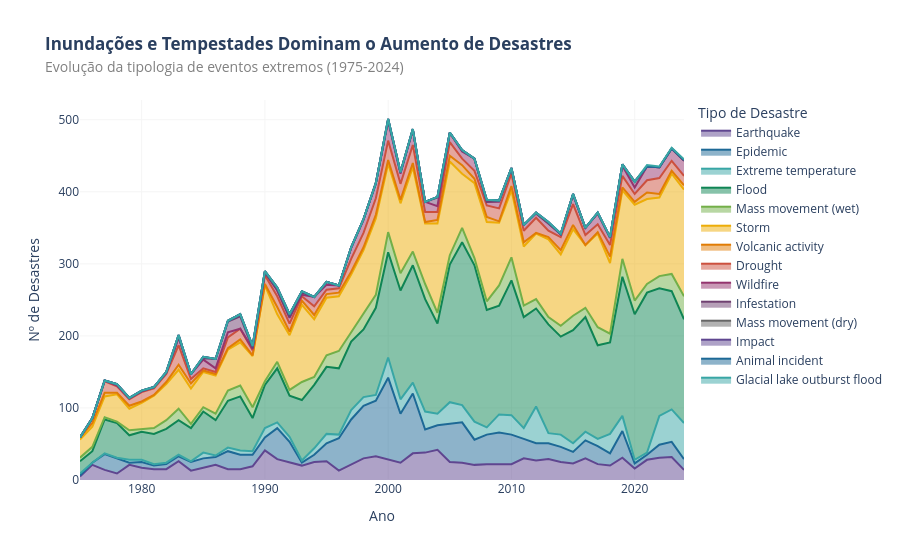

The notebook cell this image was saved under:
### Markdown cell above
### 2: A Impressão Digital das Alterações Climáticas

Nesta análise, dividimos os desastres por tipo. A hipótese é que o aumento observado é impulsionado quase exclusivamente por eventos **meteorológicos, hidrológicos e climatológicos** (como inundações e tempestades), enquanto eventos **geofísicos** (terramotos), que não dependem do clima, permanecem estáveis ao longo dos 50 anos.

Princípios aplicados:
* **Gráfico de Áreas Empilhadas:** Ideal para mostrar como a composição de um "todo" muda ao longo do tempo.
* **Cores Categóricas:** Utilizamos uma paleta distinta para cada tipo de desastre.

### Code cell
# 1. Preparar os dados: Contar por Ano e por Tipo de Desastre
# Filtramos apenas o essencial para evitar ruído visual (Data-Ink Ratio)
df_composition = df_emdat[(df_emdat['Start Year'] >= 1975) & (df_emdat['Start Year'] <= 2024)]
df_composition = df_composition.groupby(['Start Year', 'Disaster Type']).size().reset_index(name='Count')

# 2. Criar o Gráfico de Áreas Empilhadas (Stacked Area Chart)
fig = px.area(
    df_composition, 
    x="Start Year", 
    y="Count", 
    color="Disaster Type",
    title="<b>Inundações e Tempestades Dominam o Aumento de Desastres</b><br><span style='font-size:14px; color:gray'>Evolução da tipologia de eventos extremos (1975-2024)</span>",
    labels={'Start Year': 'Ano', 'Count': 'Nº de Desastres', 'Disaster Type': 'Tipo'},
    color_discrete_sequence=px.colors.qualitative.Prism # Paleta categórica clara
)

# 3. Estilização Editorial
fig.update_layout(
    plot_bgcolor='white',
    hovermode='x unified',
    xaxis=dict(showgrid=True, gridcolor='whitesmoke'),
    yaxis=dict(showgrid=True, gridcolor='whitesmoke'),
    legend_title="Tipo de Desastre"
)

fig.show()

### Figure 1 — Plotly figure (JSON) as saved in the notebook; plotly's stock layout.template omitted (floating-point values rounded to 4 significant figures)
{"data": [{"fillpattern": {"shape": ""}, "hovertemplate": "Tipo=Earthquake<br>Ano=%{x}<br>Nº de Desastres=%{y}<extra></extra>", "legendgroup": "Earthquake", "line": {"color": "rgb(95, 70, 144)"}, "marker": {"symbol": "circle"}, "mode": "lines", "name": "Earthquake", "orientation": "v", "showlegend": true, "stackgroup": "1", "type": "scatter", "x": [1975, 1976, 1977, 1978, 1979, 1980, 1981, 1982, 1983, 1984, 1985, 1986, 1987, 1988, 1989, 1990, 1991, 1992, 1993, 1994, 1995, 1996, 1997, 1998, 1999, 2000, 2001, 2002, 2003, 2004, 2005, 2006, 2007, 2008, 2009, 2010, 2011, 2012, 2013, 2014, 2015, 2016, 2017, 2018, 2019, 2020, 2021, 2022, 2023, 2024], "xaxis": "x", "y": [5, 21, 14, 9, 21, 17, 15, 15, 26, 13, 17, 21, 15, 15, 19, 41, 29, 25, 20, 25, 26, 13, 22, 30, 33, 29, 24, 37, 38, 42, 25, 24, 21, 22, 22, 22, 30, 27, 29, 25, 23, 30, 22, 20, 31, 16, 28, 31, 32, 14], "yaxis": "y"}, {"fillpattern": {"shape": ""}, "hovertemplate": "Tipo=Epidemic<br>Ano=%{x}<br>Nº de Desastres=%{y}<extra></extra>", "legendgroup": "Epidemic", "line": {"color": "rgb(29, 105, 150)"}, "marker": {"symbol": "circle"}, "mode": "lines", "name": "Epidemic", "orientation": "v", "showlegend": true, "stackgroup": "1", "type": "scatter", "x": [1975, 1976, 1977, 1978, 1979, 1980, 1981, 1982, 1983, 1984, 1985, 1986, 1987, 1988, 1989, 1990, 1991, 1992, 1993, 1994, 1995, 1996, 1997, 1998, 1999, 2000, 2001, 2002, 2003, 2004, 2005, 2006, 2007, 2008, 2009, 2010, 2011, 2012, 2013, 2014, 2015, 2016, 2017, 2018, 2019, 2020, 2021, 2022, 2023, 2024], "xaxis": "x", "y": [1, 3, 22, 21, 3, 8, 5, 7, 7, 12, 13, 11, 25, 20, 16, 18, 43, 28, 4, 10, 25, 45, 62, 73, 77, 113, 68, 83, 32, 34, 53, 56, 35, 41, 44, 41, 27, 24, 22, 21, 16, 25, 25, 17, 37, 7, 7, 18, 21, 15], "yaxis": "y"}, {"fillpattern": {"shape": ""}, "hovertemplate": "Tipo=Extreme temperature<br>Ano=%{x}<br>Nº de Desastres=%{y}<extra></extra>", "legendgroup": "Extreme temperature", "line": {"color": "rgb(56, 166, 165)"}, "marker": {"symbol": "circle"}, "mode": "lines", "name": "Extreme temperature", "orientation": "v", "showlegend": true, "stackgroup": "1", "type": "scatter", "x": [1975, 1977, 1978, 1979, 1980, 1981, 1982, 1983, 1984, 1985, 1986, 1987, 1988, 1989, 1990, 1991, 1992, 1993, 1994, 1995, 1996, 1997, 1998, 1999, 2000, 2001, 2002, 2003, 2004, 2005, 2006, 2007, 2008, 2009, 2010, 2011, 2012, 2013, 2014, 2015, 2016, 2017, 2018, 2019, 2020, 2021, 2022, 2023, 2024], "xaxis": "x", "y": [3, 1, 1, 4, 3, 2, 2, 2, 1, 8, 2, 5, 6, 5, 13, 8, 7, 3, 9, 13, 5, 13, 12, 8, 28, 20, 15, 25, 16, 30, 24, 25, 10, 25, 27, 15, 51, 14, 17, 12, 12, 10, 27, 21, 5, 3, 40, 45, 50], "yaxis": "y"}, {"fillpattern": {"shape": ""}, "hovertemplate": "Tipo=Flood<br>Ano=%{x}<br>Nº de Desastres=%{y}<extra></extra>", "legendgroup": "Flood", "line": {"color": "rgb(15, 133, 84)"}, "marker": {"symbol": "circle"}, "mode": "lines", "name": "Flood", "orientation": "v", "showlegend": true, "stackgroup": "1", "type": "scatter", "x": [1975, 1976, 1977, 1978, 1979, 1980, 1981, 1982, 1983, 1984, 1985, 1986, 1987, 1988, 1989, 1990, 1991, 1992, 1993, 1994, 1995, 1996, 1997, 1998, 1999, 2000, 2001, 2002, 2003, 2004, 2005, 2006, 2007, 2008, 2009, 2010, 2011, 2012, 2013, 2014, 2015, 2016, 2017, 2018, 2019, 2020, 2021, 2022, 2023, 2024], "xaxis": "x", "y": [17, 16, 47, 48, 34, 39, 42, 47, 48, 46, 57, 49, 65, 75, 46, 60, 75, 57, 84, 88, 93, 92, 95, 94, 121, 146, 151, 163, 156, 125, 191, 226, 217, 163, 151, 187, 154, 136, 151, 136, 157, 159, 130, 127, 193, 202, 222, 177, 164, 144], "yaxis": "y"}, {"fillpattern": {"shape": ""}, "hovertemplate": "Tipo=Mass movement (wet)<br>Ano=%{x}<br>Nº de Desastres=%{y}<extra></extra>", "legendgroup": "Mass movement (wet)", "line": {"color": "rgb(115, 175, 72)"}, "marker": {"symbol": "circle"}, "mode": "lines", "name": "Mass movement (wet)", "orientation": "v", "showlegend": true, "stackgroup": "1", "type": "scatter", "x": [1975, 1976, 1977, 1978, 1979, 1980, 1981, 1982, 1983, 1984, 1985, 1986, 1987, 1988, 1989, 1990, 1991, 1992, 1993, 1994, 1995, 1996, 1997, 1998, 1999, 2000, 2001, 2002, 2003, 2004, 2005, 2006, 2007, 2008, 2009, 2010, 2011, 2012, 2013, 2014, 2015, 2016, 2017, 2018, 2019, 2020, 2021, 2022, 2023, 2024], "xaxis": "x", "y": [5, 6, 3, 2, 7, 4, 8, 12, 16, 6, 6, 9, 14, 15, 15, 5, 9, 8, 25, 11, 16, 24, 13, 22, 18, 28, 24, 19, 21, 15, 13, 20, 10, 12, 28, 32, 16, 13, 10, 15, 20, 13, 25, 12, 25, 19, 12, 17, 24, 32], "yaxis": "y"}, {"fillpattern": {"shape": ""}, "hovertemplate": "Tipo=Storm<br>Ano=%{x}<br>Nº de Desastres=%{y}<extra></extra>", "legendgroup": "Storm", "line": {"color": "rgb(237, 173, 8)"}, "marker": {"symbol": "circle"}, "mode": "lines", "name": "Storm", "orientation": "v", "showlegend": true, "stackgroup": "1", "type": "scatter", "x": [1975, 1976, 1977, 1978, 1979, 1980, 1981, 1982, 1983, 1984, 1985, 1986, 1987, 1988, 1989, 1990, 1991, 1992, 1993, 1994, 1995, 1996, 1997, 1998, 1999, 2000, 2001, 2002, 2003, 2004, 2005, 2006, 2007, 2008, 2009, 2010, 2011, 2012, 2013, 2014, 2015, 2016, 2017, 2018, 2019, 2020, 2021, 2022, 2023, 2024], "xaxis": "x", "y": [25, 28, 29, 38, 30, 36, 45, 50, 54, 49, 49, 53, 57, 60, 71, 133, 66, 76, 107, 80, 80, 76, 80, 88, 106, 95, 97, 117, 84, 124, 130, 75, 104, 110, 87, 93, 82, 91, 108, 99, 120, 87, 130, 98, 95, 133, 118, 109, 139, 148], "yaxis": "y"}, {"fillpattern": {"shape": ""}, "hovertemplate": "Tipo=Volcanic activity<br>Ano=%{x}<br>Nº de Desastres=%{y}<extra></extra>", "legendgroup": "Volcanic activity", "line": {"color": "rgb(225, 124, 5)"}, "marker": {"symbol": "circle"}, "mode": "lines", "name": "Volcanic activity", "orientation": "v", "showlegend": true, "stackgroup": "1", "type": "scatter", "x": [1975, 1976, 1977, 1978, 1979, 1980, 1981, 1982, 1983, 1984, 1985, 1986, 1987, 1988, 1989, 1990, 1991, 1992, 1993, 1994, 1995, 1996, 1997, 1998, 1999, 2000, 2001, 2002, 2003, 2004, 2005, 2006, 2007, 2008, 2009, 2010, 2011, 2012, 2013, 2014, 2015, 2017, 2018, 2019, 2020, 2021, 2022, 2023, 2024], "xaxis": "x", "y": [3, 5, 5, 2, 4, 2, 1, 3, 7, 7, 2, 2, 2, 4, 1, 2, 10, 5, 6, 6, 5, 5, 4, 4, 5, 5, 5, 6, 2, 5, 8, 12, 6, 7, 2, 6, 6, 1, 3, 6, 6, 2, 9, 4, 4, 9, 5, 4, 6], "yaxis": "y"}, {"fillpattern": {"shape": ""}, "hovertemplate": "Tipo=Drought<br>Ano=%{x}<br>Nº de Desastres=%{y}<extra></extra>", "legendgroup": "Drought", "line": {"color": "rgb(204, 80, 62)"}, "marker": {"symbol": "circle"}, "mode": "lines", "name": "Drought", "orientation": "v", "showlegend": true, "stackgroup": "1", "type": "scatter", "x": [1976, 1977, 1978, 1979, 1980, 1981, 1982, 1983, 1984, 1985, 1986, 1987, 1988, 1989, 1990, 1991, 1992, 1993, 1994, 1995, 1996, 1997, 1998, 1999, 2000, 2001, 2002, 2003, 2004, 2005, 2006, 2007, 2008, 2009, 2010, 2011, 2012, 2013, 2014, 2015, 2016, 2017, 2018, 2019, 2020, 2021, 2022, 2023, 2024], "xaxis": "x", "y": [6, 16, 9, 9, 13, 9, 11, 27, 6, 3, 3, 15, 15, 7, 12, 15, 11, 6, 12, 6, 6, 18, 20, 23, 27, 22, 25, 14, 11, 19, 9, 11, 16, 18, 17, 16, 21, 9, 18, 29, 14, 11, 16, 16, 11, 17, 22, 14, 13], "yaxis": "y"}, {"fillpattern": {"shape": ""}, "hovertemplate": "Tipo=Wildfire<br>Ano=%{x}<br>Nº de Desastres=%{y}<extra></extra>", "legendgroup": "Wildfire", "line": {"color": "rgb(148, 52, 110)"}, "marker": {"symbol": "circle"}, "mode": "lines", "name": "Wildfire", "orientation": "v", "showlegend": true, "stackgroup": "1", "type": "scatter", "x": [1976, 1977, 1978, 1979, 1980, 1981, 1982, 1983, 1984, 1985, 1986, 1987, 1989, 1990, 1991, 1992, 1993, 1994, 1995, 1996, 1997, 1998, 1999, 2000, 2001, 2002, 2003, 2004, 2005, 2006, 2007, 2008, 2009, 2010, 2011, 2012, 2013, 2014, 2015, 2016, 2017, 2018, 2019, 2020, 2021, 2022, 2023, 2024], "xaxis": "x", "y": [1, 1, 1, 1, 1, 2, 2, 11, 7, 12, 5, 7, 2, 4, 8, 8, 2, 13, 7, 4, 15, 18, 21, 27, 14, 21, 14, 8, 13, 10, 17, 5, 9, 7, 8, 6, 10, 4, 13, 10, 15, 10, 14, 9, 19, 15, 17, 21], "yaxis": "y"}, {"fillpattern": {"shape": ""}, "hovertemplate": "Tipo=Infestation<br>Ano=%{x}<br>Nº de Desastres=%{y}<extra></extra>", "legendgroup": "Infestation", "line": {"color": "rgb(111, 64, 112)"}, "marker": {"symbol": "circle"}, "mode": "lines", "name": "Infestation", "orientation": "v", "showlegend": true, "stackgroup": "1", "type": "scatter", "x": [1978, 1979, 1985, 1986, 1987, 1988, 1989, 1991, 1992, 1993, 1995, 1997, 1998, 2000, 2001, 2004, 2006, 2009, 2010, 2019, 2020], "xaxis": "x", "y": [2, 1, 2, 13, 15, 17, 1, 1, 1, 3, 4, 1, 1, 2, 2, 12, 1, 1, 1, 2, 8], "yaxis": "y"}, {"fillpattern": {"shape": ""}, "hovertemplate": "Tipo=Mass movement (dry)<br>Ano=%{x}<br>Nº de Desastres=%{y}<extra></extra>", "legendgroup": "Mass movement (dry)", "line": {"color": "rgb(102, 102, 102)"}, "marker": {"symbol": "circle"}, "mode": "lines", "name": "Mass movement (dry)", "orientation": "v", "showlegend": true, "stackgroup": "1", "type": "scatter", "x": [1980, 1982, 1983, 1985, 1987, 1988, 1989, 1990, 1991, 1992, 1993, 2000, 2002, 2004, 2006, 2008, 2009, 2012, 2013, 2015, 2017, 2018, 2024], "xaxis": "x", "y": [1, 1, 3, 2, 1, 3, 3, 2, 3, 4, 2, 1, 1, 1, 1, 3, 1, 1, 1, 1, 1, 1, 1], "yaxis": "y"}, {"fillpattern": {"shape": ""}, "hovertemplate": "Tipo=Impact<br>Ano=%{x}<br>Nº de Desastres=%{y}<extra></extra>", "legendgroup": "Impact", "line": {"color": "rgb(95, 70, 144)"}, "marker": {"symbol": "circle"}, "mode": "lines", "name": "Impact", "orientation": "v", "showlegend": true, "stackgroup": "1", "type": "scatter", "x": [2013], "xaxis": "x", "y": [1], "yaxis": "y"}, {"fillpattern": {"shape": ""}, "hovertemplate": "Tipo=Animal incident<br>Ano=%{x}<br>Nº de Desastres=%{y}<extra></extra>", "legendgroup": "Animal incident", "line": {"color": "rgb(29, 105, 150)"}, "marker": {"symbol": "circle"}, "mode": "lines", "name": "Animal incident", "orientation": "v", "showlegend": true, "stackgroup": "1", "type": "scatter", "x": [2014], "xaxis": "x", "y": [1], "yaxis": "y"}, {"fillpattern": {"shape": ""}, "hovertemplate": "Tipo=Glacial lake outburst flood<br>Ano=%{x}<br>Nº de Desastres=%{y}<extra></extra>", "legendgroup": "Glacial lake outburst flood", "line": {"color": "rgb(56, 166, 165)"}, "marker": {"symbol": "circle"}, "mode": "lines", "name": "Glacial lake outburst flood", "orientation": "v", "showlegend": true, "stackgroup": "1", "type": "scatter", "x": [2021, 2022, 2023, 2024], "xaxis": "x", "y": [2, 1, 1, 1], "yaxis": "y"}], "layout": {"hovermode": "x unified", "legend": {"title": {"text": "Tipo de Desastre"}, "tracegroupgap": 0}, "plot_bgcolor": "white", "title": {"text": "<b>Inundações e Tempestades Dominam o Aumento de Desastres</b><br><span style='font-size:14px; color:gray'>Evolução da tipologia de eventos extremos (1975-2024)</span>"}, "xaxis": {"anchor": "y", "domain": [0, 1], "gridcolor": "whitesmoke", "showgrid": true, "title": {"text": "Ano"}}, "yaxis": {"anchor": "x", "domain": [0, 1], "gridcolor": "whitesmoke", "showgrid": true, "title": {"text": "Nº de Desastres"}}}}
